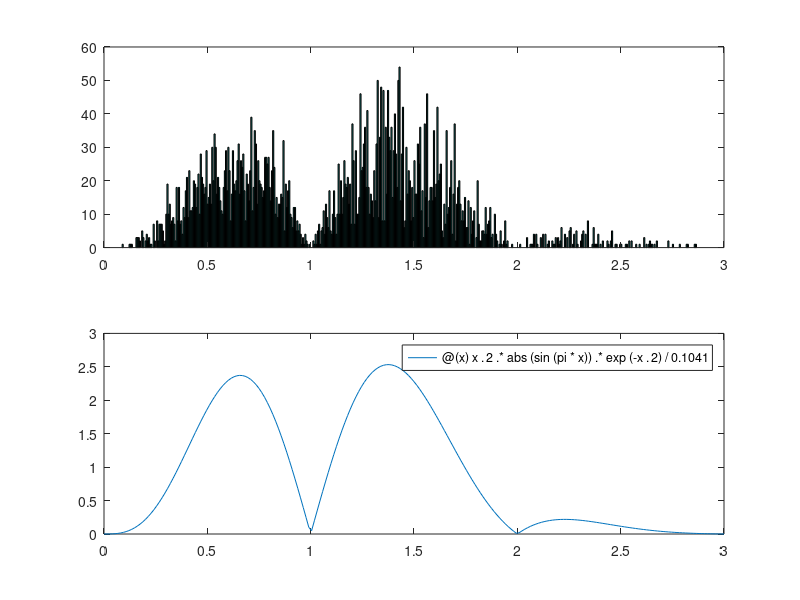

Here is the MATLAB script that generated this plot: (Note: this script raises an error after producing the figure.)
%1
close all
clear all
%First estimate the denominator (because we need to plot f(x))
n=10000;
u1=rand(1,n);
x=-log(u1);
f=@(x) x.^2.*abs(sin(pi*x)).*exp(-x.^2);
dno = mean(f(x));
f2=@(x) f(x)/0.1041;
fplot(f2, [0,5]);
%Use independent MH to estimate
close all
clear all
f=@(x) x.^2.*abs(sin(pi*x)).*exp(-x.^2)/0.1041;
q=@(y) exp(-y);
rho=@(x,y) min(f(y)*q(x)/f(x)/q(y),1);
x(1)=0.5;
step=10000;
for i=1:step
    u=rand;
    xcan=-log(u);
    u2=rand;
    if(u2<=rho(x(i),xcan))
        x(i+1)=xcan;
    else
        x(i+1)=x(i);
    end
end
subplot(211);
hist(x(5000:10000), 500);
subplot(212);
fplot(f, [0,3]);
ex=mean(x(5000:10000));
vx=var(x(5000:10000));

%Use random walk MH to estimate
close all
clear all
f=@(x) x.^2.*abs(sin(pi*x)).*exp(-x.^2)/0.1041;
q=@(y) normrnd();
rho=@(x,y) min(f(y)*q(x)/f(x)/q(y),1);
x(1)=0.5;
step=10000;
for i=1:step
    u=rand;
    xcan=-log(u);
    u2=rand;
    if(u2<=rho(x(i),xcan))
        x(i+1)=xcan;
    else
        x(i+1)=x(i);
    end
end
subplot(211);
hist(x(5000:10000), 500);
subplot(212);
fplot(f, [0,3]);
ex=mean(x(5000:10000));
vx=var(x(5000:10000));

%2
close all;
clear all;
lam=1;
rho=@(x,z) min(exp(lam*((abs(6-x))^0.5-(abs(6-z))^0.5)), 1);
step=10000;
x(1,1)=-2;
x(2,1)=0;
x(3,1)=1.5;
x(4,1)=10;
for j=1:4
    for i=1:step
        z=normrnd(5,4);
        u2=rand;
        if(u2<=rho(x(j,i),z))
            x(j,i+1)=z;
        else
            x(j,i+1)=x(j,i);
        end
        m(j,i)=mean(x(j,max(1, i-1000):i));
        v(j,i)=var(x(j,max(1,i-1000):i));
    end
end
subplot(221);plot(1:10001, x(1,:));xlim([0,10001]);
subplot(222);plot(1:10001, x(2,:));xlim([0,10001]);
subplot(223);plot(1:10001, x(3,:));xlim([0,10001]);
subplot(224);plot(1:10001, x(4,:));xlim([0,10001]);
close all;
subplot(221);hist(x(1,:),500);
subplot(222);hist(x(2,:),500);
subplot(223);hist(x(3,:),500);
subplot(224);hist(x(4,:),500);
close all;
plot(1:1000, m(:,1:1000));ylabel('Mean');
plot(1:1000, v(:,1:1000));ylabel('variance');

